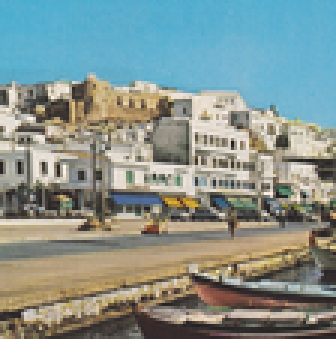
%> input picture Digital Image Processing/Project 1/TestIm1.png, 112 x 113 px, shrunk from 1227 x 1238 before the run (shown 3 times larger)
$ octave test2.m   (GNU Octave 9; MATLAB toolbox functions it lacks are replaced by stand-ins)
%> lines starting %> are read from the running program, lines starting %| are printed output that depends on the picture; in (x1, y1, x2, y2) boxes, pixels count from 0 and x2, y2 are one past the last pixel; in counts of white or black regions, pixels touching at a corner belong together; the program's own positions count from 1
%> further down, img1 is the input picture: size 113x112x3 uint8; mean R, G, B 132.9, 147, 142.2
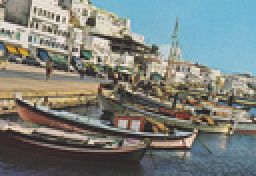
%> input picture Digital Image Processing/Project 1/TestIm2.png, 128 x 88 px, shrunk from 1401 x 965 before the run (shown 2 times larger)
%> further down, img2 is the input picture: size 88x128x3 uint8; mean R, G, B 123, 128.7, 123.7
### Digital Image Processing/Project 1/myImgRotation.m
function rotImg = myImgRotation(img, angle)
%> called with angle = 0
  %% Apply interpolation in original image
  H = [ 0 0.25 0; 0.25 0 0.25; 0 0.25 0];
  img =  convn(img, H);
  img = img(3:end-2,3:end-2,:);
%> img: size 111x110x3 double
  %% Calculate rotated image size
  imgSize = size(img, [1 2]);
%> imgSize = [111 110]
  firstDim = [0 imgSize(1) imgSize(1) 0];
%> firstDim = [0 111 111 0]
  secondDim = [0 0 imgSize(2) imgSize(2)];
%> secondDim = [0 0 110 110]
  cosa = cosd(angle);
  sina = sind(angle);
  firstDimRot = cosa*(firstDim-imgSize(1)/2)+sina*(secondDim-imgSize(2)/2);
%> firstDimRot = [-55.5 55.5 55.5 -55.5]
  secondDimRot = -sina*(firstDim-imgSize(1)/2)+cosa*(secondDim-imgSize(2)/2);
%> secondDimRot = [-55 -55 55 55]
  imgSizeRot = floor([max(firstDimRot-min(min(firstDimRot),1)) ...
                      max(secondDimRot-min(min(secondDimRot),1))]);
  %% Calulate origin pixels
  firstDimIdxRot = repmat((1:imgSizeRot(1))',1,imgSizeRot(2));
  secondDimIdxRot = repmat((1:imgSizeRot(2)),imgSizeRot(1),1);
  firstDimIdx = floor(cosa*(firstDimIdxRot - imgSizeRot(1)/2) + ...
                      sina*(secondDimIdxRot -imgSizeRot(2)/2) + imgSize(1)/2);
  secondDimIdx = floor(-sina*(firstDimIdxRot - imgSizeRot(1)/2) ...
                       +cosa*(secondDimIdxRot -imgSizeRot(2)/2) + imgSize(2)/2);
  % Create the rotated image
  rotImg = zeros([imgSizeRot size(img,3)], 'uint8');
  for i=1:imgSizeRot(1)
    for j=1:imgSizeRot(2)
      if (firstDimIdx(i,j) >=1)&&(firstDimIdx(i,j) <=imgSize(1))&& ...
         (secondDimIdx(i,j)>=1)&&(secondDimIdx(i,j)<=imgSize(2))
        rotImg(i,j,:) = img(firstDimIdx(i,j),secondDimIdx(i,j),:);
      end
    end
  end
end

### Digital Image Processing/Project 1/myStitch.m
function Im=myStitch(im1,im2)
  %% Define local decriptor parameters
  rhom = 10;
  rhoM = 30;
  rhostep = 1;
  N = 16;
  %% Apply interpolation to smooth noise, grayscale and normalize images
  im1_0 = myImgRotation(im1, 0);
  im1_0_gray = rgb2gray(im1_0);
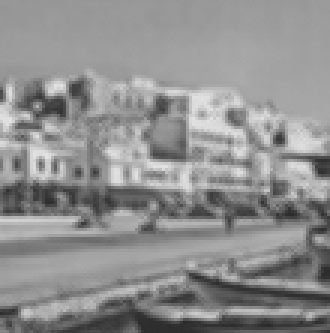
%> im1_0_gray: size 111x110 uint8 (shown 3 times larger); min 41, max 226, mean 143.1
  im1_0norm = double(im1_0_gray)/255.0;
  im2_0 = myImgRotation(im2, 0);
%> call 2 of myImgRotation, with angle = 0
%> in myImgRotation (call 2), `img = img(3:end-2,3:end-2,:);`:
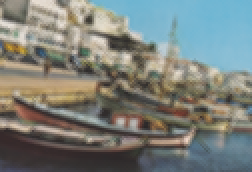
%> img: size 86x126x3 double (shown 2 times larger); mean R, G, B 123.4, 128.6, 123.1
  im2_0_gray = rgb2gray(im2_0);
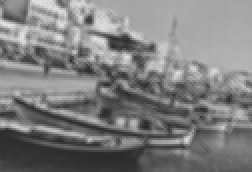
%> im2_0_gray: size 86x126 uint8 (shown 2 times larger); min 40, max 225, mean 126.5
  im2_0norm = double(im2_0_gray)/255.0;
  %% Find corners using harris corner detection
  corners1 = myDetectHarrisFeatures(im1_0norm);
  corners2 = myDetectHarrisFeatures(im2_0norm);
  %% Find two most similar corners
  %corners = [inf 1 1 ; inf 1 1];
  mapCorners = zeros([size(corners1,1), 2]);
  mapCorners(:,1) = (1:size(corners1,1))';
  bestErrors = inf*ones([size(corners1,1), 1]);
  for i=1:size(corners1,1)
    %d1 = myLocalDescriptor(im1_0_gray, corners1(i,:), rhom, rhoM, rhostep, N);
    d1 = myLocalDescriptorUpgrade(im1_0_gray, corners1(i,:), rhom, rhoM, rhostep, N);
    if isempty(d1)
      continue
    end
    bestErrors(i) = inf;
    for j=1:size(corners2,1)
      %d2 = myLocalDescriptor(im2_0_gray, corners2(j,:), rhom, rhoM, rhostep, N);
      d2 = myLocalDescriptorUpgrade(im2_0_gray, corners2(j,:), rhom, rhoM, rhostep, N);
      if isempty(d2)
        continue
      end
      error = sum(abs(d1-d2));
      if error < bestErrors(i)
        mapCorners(i,2) = j;
        bestErrors(i) = error;
      end
    end
  end
  %% Remove duplicates
  [~, idx] = sort(mapCorners, 1);
  mapCorners = mapCorners(idx(:,2),:);
  bestErrors = bestErrors(idx(:,2));
  for i=1:size(mapCorners,1)
    while (i+1<=size(mapCorners,1)) && (mapCorners(i+1,2)==mapCorners(i,2))
      if bestErrors(i) < bestErrors(i+1)
        mapCorners(i,:) = [];
        bestErrors(i) = [];
      else
        mapCorners(i+1,:) = [];
        bestErrors(i+1) = [];
      end
    end
  end
  %% Select identical points
  %Sort by minimum error and keep the best of them
  [bestErrors, idx] = sort(bestErrors);
  mapCorners = mapCorners(idx,:);
  bestErrorThres = 45;
  bestErrors = bestErrors(bestErrors<bestErrorThres);
  mapCorners = mapCorners(bestErrors<45,:);
  cornersDist = zeros(size(mapCorners, 1));
  farestCorners = [1 2];
  farestDist = 0;
  for i=1:size(cornersDist,1)
    for j=1+i:size(cornersDist,2)
      cornersDist(i,j) =  sqrt( (corners1(mapCorners(i,1),1)-corners1(mapCorners(j,1),1))^2 + ...
                                (corners1(mapCorners(i,1),1)-corners1(mapCorners(j,1),1))^2);
      if cornersDist(i,j)>farestDist
        farestCorners = [i, j];
        farestDist = cornersDist(i,j);
      end
    end
  end
  points1 = corners1(mapCorners(farestCorners,1),:);
  points2 = corners2(mapCorners(farestCorners,2),:);
  %% Find angle difference
  theta1 = atan((points1(2,2)-points1(1,2))/(points1(2,1)-points1(1,1)));
  theta2 = atan((points2(2,2)-points2(1,2))/(points2(2,1)-points2(1,1)));
  thetaDiff = rad2deg(theta1-theta2);
  %% Rotate the second image
  im2_rot = myImgRotation(im2, thetaDiff);
  im2Size = size(im2_0, [1 2]);
  im2RotSize = size(im2_rot, [1 2]);
  points2_rot(:,1) = floor(cosd(thetaDiff)*(points2(:,1)-im2Size(1)/2)-sind(thetaDiff)*(points2(:,2)-im2Size(2)/2)+im2RotSize(1)/2);
  points2_rot(:,2) = floor(+sind(thetaDiff)*(points2(:,1)-im2Size(1)/2)+cosd(thetaDiff)*(points2(:,2)-im2Size(2)/2)+im2RotSize(2)/2);
  %% Merge two images
  im1Size = size(im1_0, [1 2]);
  firstOffTop = max(0, points2_rot(1,1)-points1(1,1));
  firstOffLeft =  max(0, points2_rot(1,2)-points1(1,2));
  mergedSize = [firstOffTop+points1(1,1)+(im2RotSize(1)-points2_rot(1,1)), ...
                firstOffLeft+points1(1,2)+(im2RotSize(2)-points2_rot(1,2)), 3];
  Im = zeros(mergedSize, 'uint8');
  Im(1+firstOffTop:im1Size(1)+firstOffTop,1+firstOffLeft:im1Size(2)+firstOffLeft,:) = im1_0;
  for i=1:im2RotSize(1)
    for j=1:im2RotSize(2)
      if any(im2_rot(i,j,:))
        Im(points1(1,1)-points2_rot(1,1)+i,points1(1,2)-points2_rot(1,2)+j,:) = im2_rot(i,j,:);
      end
    end
  end
end

### Digital Image Processing/Project 1/myDetectHarrisFeatures.m
function corners = myDetectHarrisFeatures(I)
  %% Initialize
  iSize = size(I);
  k = 0.04;
  Rthes = 0.013;
  posibleCorners = zeros(iSize, 'logical');
  Rs = zeros(iSize);
  %% Find corners
  for p1=1:iSize(1)
    for p2=1:iSize(2)
      [posibleCorners(p1,p2), Rs(p1,p2)] = isCorner(I, [p1,p2], k, Rthes);
    end
  end
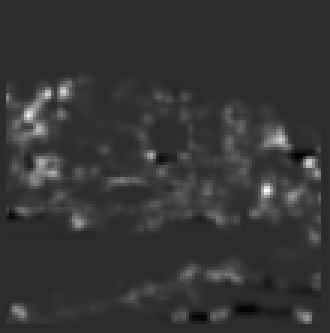
%> Rs: size 111x110 double (shown 3 times larger); min -0.00714, max 0.034, mean 0.00144; drawn with min black and max white
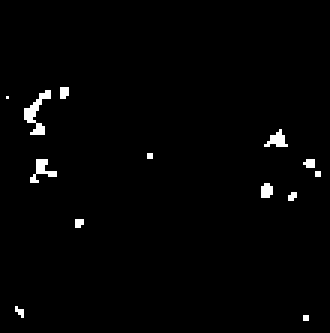
%> posibleCorners: size 111x110 logical (shown 3 times larger); 1.5% white in thin lines or dots, all inside (x1, y1, x2, y2) = (2, 29, 107, 107)
  %% Refine corners
  corners = [];
  for p1=1:iSize(1)
    for p2=1:iSize(2)
      if posibleCorners(p1,p2)
        i = 0;
        j = 0;
        maxR = 0; %Rs(p1,p2);
        maxi = 0;
        maxj = 0;
        %Search near posible corners
        while (posibleCorners(p1+i,p2) && p1+i<=iSize(1))
          while(posibleCorners(p1+i, p2+j) && p2+j<=iSize(2))
            if Rs(p1+i,p2+j) > maxR %near pixel has greater R
              posibleCorners(p1+maxi,p2+maxj) = false; %previous pixel is not corner
              posibleCorners(p1+i,p2+j) = true;  %this pixel maybe is a corner
              maxR = Rs(p1+i,p2+j);
              maxi = i;
              maxj = j;
            else
              posibleCorners(p1+i,p2+j) = false; %it's not a corner
            end
            j = j+1;
          end
          i = i+1;
        end
        %Save corner of the region
        corners = [corners; p1+maxi p2+maxj];
      end
    end
  end
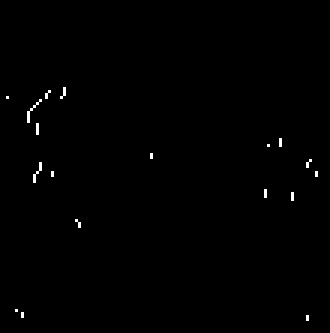
%> posibleCorners: size 111x110 logical (shown 3 times larger); 0.44% white in thin lines or dots, all inside (x1, y1, x2, y2) = (2, 29, 106, 107)
%> after the loop, corners = 103 rows, first 12: [30 22; 30 22; 31 17; 31 17; 31 22; 31 22; 32 16; 32 16; 32 22; 32 22; 33 3; 33 16]; i = 1; j = 1; maxR = 0.0172; maxi = 0; maxj = 0
end

### Digital Image Processing/Project 1/test2.m
clear
img1 = imread('TestIm1.png');
img2 = imread('TestIm2.png');

tic; imgS = myStitch(img1, img2); toc;
%> in myStitch, `corners1 = myDetectHarrisFeatures(im1_0norm);`: corners1 has the same summary as corners in myDetectHarrisFeatures
%> (the run ends here)
